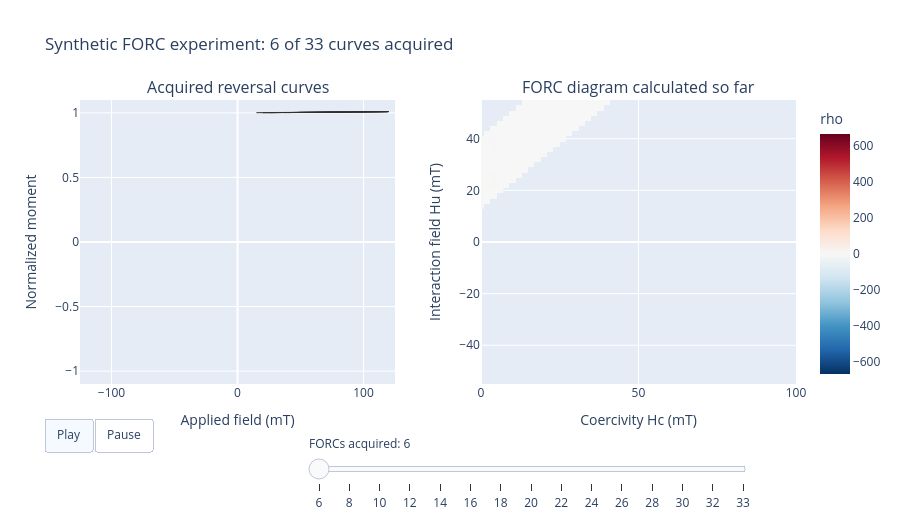

Here is the notebook cell this chart was saved with:
### Markdown cell above
## Interactive synthetic FORC experiment

Use **Play** or the slider below to step through a synthetic FORC acquisition. The left panel adds measured reversal curves in acquisition order. For every animation frame, the right panel recalculates the local quadratic regression using only the curves acquired up to that point; it is not simply revealing a finished image. As progressively lower reversal fields are measured, the supported area in $(H_c,H_u)$ space expands and the two synthetic coercivity populations become resolved.

The synthetic sample is an ensemble of rectangular hysterons with two coercivity populations and a narrow distribution of bias fields. A dense ensemble, 2 mT field sampling, and low synthetic measurement noise keep the curves smooth so the acquisition geometry is easy to see. It is deliberately simple: the animation explains sampling geometry and numerical construction, not the full physics of interacting natural particles.

### Code cell
from pathlib import Path
import sys

import numpy as np
import plotly.graph_objects as go
from plotly.subplots import make_subplots

from pmagpy import forc

notebook_dir = Path.cwd()
if notebook_dir.name != "FORC_notebooks":
    candidate = notebook_dir / "FORC_notebooks"
    if candidate.exists():
        notebook_dir = candidate
pmag_checkout = notebook_dir.parents[1] / "PmagPy"
if pmag_checkout.exists():
    sys.path.insert(0, str(pmag_checkout))


def make_synthetic_forcs(random_seed=7, n_hysterons=12000, noise_std=0.0005):
    '''Create smooth, lightly noise-perturbed two-component synthetic FORCs.'''
    rng = np.random.default_rng(random_seed)
    first_count = int(0.68 * n_hysterons)
    coercivity = np.concatenate([
        rng.normal(0.028, 0.005, first_count),
        rng.normal(0.057, 0.008, n_hysterons - first_count),
    ])
    coercivity = np.clip(coercivity, 0.006, None)
    bias = rng.normal(0.0, 0.007, n_hysterons)
    down_switch = bias - coercivity
    up_switch = bias + coercivity

    reversal_fields = np.linspace(0.04, -0.12, 33)
    fields, moments, curves, sequences = [], [], [], []
    for curve_number, reversal in enumerate(reversal_fields):
        field = np.arange(reversal, 0.1201, 0.002)
        switched_down = reversal <= down_switch
        state = np.where(
            switched_down[:, None] & (field[None, :] < up_switch[:, None]),
            -1.0,
            1.0,
        )
        moment = state.mean(axis=0) + 0.08 * field
        moment += rng.normal(0.0, noise_std, moment.size)
        fields.append(field)
        moments.append(moment)
        curves.append(np.full(field.size, curve_number, dtype=int))
        sequences.append(np.full(field.size, curve_number, dtype=float))

    return forc.ForcData(
        field=np.concatenate(fields),
        moment=np.concatenate(moments),
        curve=np.concatenate(curves),
        reversal_field=reversal_fields,
        sequence=np.concatenate(sequences),
        curve_sequence=np.arange(reversal_fields.size, dtype=float),
        calibration_field=np.array([], dtype=float),
        calibration_moment=np.array([], dtype=float),
        calibration_sequence=np.array([], dtype=float),
        metadata={},
        source="synthetic two-component hysteron ensemble",
    )


def subset_synthetic_forcs(data, curve_count):
    '''Return the first curve_count FORCs with contiguous curve identifiers.'''
    keep = data.curve < int(curve_count)
    return forc.ForcData(
        field=data.field[keep],
        moment=data.moment[keep],
        curve=data.curve[keep],
        reversal_field=data.reversal_field[:curve_count],
        sequence=data.sequence[keep],
        curve_sequence=data.curve_sequence[:curve_count],
        calibration_field=np.array([], dtype=float),
        calibration_moment=np.array([], dtype=float),
        calibration_sequence=np.array([], dtype=float),
        metadata={},
        source=data.source,
    )


def combined_curve_trace(data):
    '''Combine separate reversal curves into one Plotly trace using gaps.'''
    field, moment = [], []
    for curve_number in range(data.n_curves):
        select = data.curve == curve_number
        field.extend((data.field[select] * 1e3).tolist() + [None])
        moment.extend(data.moment[select].tolist() + [None])
    return field, moment


synthetic = make_synthetic_forcs()
frame_counts = list(range(6, synthetic.n_curves + 1, 2))
if frame_counts[-1] != synthetic.n_curves:
    frame_counts.append(synthetic.n_curves)

animation_results = []
for curve_count in frame_counts:
    partial = subset_synthetic_forcs(synthetic, curve_count)
    result = forc.calculate_forc(
        partial,
        method="variforc",
        sc0=4,
        sc1=8,
        sb0=4,
        sb1=8,
        lambda_c=0.05,
        lambda_b=0.05,
        output_step=1,
        error_method=None,
    )
    animation_results.append((partial, result))

final_rho = animation_results[-1][1].rho
color_limit = float(np.nanpercentile(np.abs(final_rho[np.isfinite(final_rho)]), 99))


def animation_frame_data(partial, result):
    '''Create the raw-curve and calculated-rho traces for one frame.'''
    field, moment = combined_curve_trace(partial)
    return [
        go.Scatter(x=field, y=moment, mode="lines", line=dict(color="#303030", width=1)),
        go.Heatmap(
            x=result.hc[0, :] * 1e3,
            y=result.hu[:, 0] * 1e3,
            z=result.rho,
            colorscale="RdBu_r",
            zmin=-color_limit,
            zmax=color_limit,
            zmid=0,
            colorbar=dict(title="rho"),
        ),
    ]


first_partial, first_result = animation_results[0]
figure = make_subplots(
    rows=1,
    cols=2,
    subplot_titles=("Acquired reversal curves", "FORC diagram calculated so far"),
    horizontal_spacing=0.12,
)
first_traces = animation_frame_data(first_partial, first_result)
figure.add_trace(first_traces[0], row=1, col=1)
figure.add_trace(first_traces[1], row=1, col=2)

figure.frames = [
    go.Frame(
        name=str(curve_count),
        data=animation_frame_data(partial, result),
        traces=[0, 1],
        layout=go.Layout(title_text=f"Synthetic FORC experiment: {curve_count} of {synthetic.n_curves} curves acquired"),
    )
    for curve_count, (partial, result) in zip(frame_counts, animation_results)
]

figure.update_layout(
    title=f"Synthetic FORC experiment: {frame_counts[0]} of {synthetic.n_curves} curves acquired",
    height=520,
    showlegend=False,
    updatemenus=[dict(
        type="buttons",
        direction="left",
        x=0.1,
        y=-0.12,
        buttons=[
            dict(label="Play", method="animate", args=[None, {"frame": {"duration": 280, "redraw": True}, "fromcurrent": True}]),
            dict(label="Pause", method="animate", args=[[None], {"frame": {"duration": 0, "redraw": False}, "mode": "immediate"}]),
        ],
    )],
    sliders=[dict(
        active=0,
        x=0.32,
        y=-0.10,
        len=0.62,
        currentvalue=dict(prefix="FORCs acquired: "),
        steps=[
            dict(label=str(count), method="animate", args=[[str(count)], {"mode": "immediate", "frame": {"duration": 0, "redraw": True}}])
            for count in frame_counts
        ],
    )],
)
figure.update_xaxes(title_text="Applied field (mT)", range=[-125, 125], row=1, col=1)
figure.update_yaxes(title_text="Normalized moment", range=[-1.1, 1.1], row=1, col=1)
figure.update_xaxes(title_text="Coercivity Hc (mT)", range=[0, 100], row=1, col=2)
figure.update_yaxes(title_text="Interaction field Hu (mT)", range=[-55, 55], row=1, col=2)
figure.show()

### Figure 1 — Plotly figure (JSON) as saved in the notebook; plotly's stock layout.template omitted (floating-point values rounded to 4 significant figures; data arrays with more than 128 entries replaced by an {"elided": "..."} marker saying what was removed)
{"data": [{"line": {"color": "#303030", "width": 1}, "mode": "lines", "type": "scatter", "x": {"elided": "288 float values"}, "xaxis": "x", "y": {"elided": "288 float values"}, "yaxis": "y"}, {"colorbar": {"title": {"text": "rho"}}, "colorscale": [[0.0, "rgb(5,48,97)"], [0.1, "rgb(33,102,172)"], [0.2, "rgb(67,147,195)"], [0.3, "rgb(146,197,222)"], [0.4, "rgb(209,229,240)"], [0.5, "rgb(247,247,247)"], [0.6, "rgb(253,219,199)"], [0.7, "rgb(244,165,130)"], [0.8, "rgb(214,96,77)"], [0.9, "rgb(178,24,43)"], [1.0, "rgb(103,0,31)"]], "type": "heatmap", "x": [0.0, 2.0, 4.0, 6.0, 8.0, 10.0, 12.0, 14.0, 16.0, 18.0, 20.0, 22.0, 24.0, 26.0, 28.0, 30.0, 32.0, 34.0, 36.0, 38.0, 40.0, 42.0, 44.0, 46.0, 48.0, 50.0, 52.0], "xaxis": "x2", "y": [14.0, 16.0, 18.0, 20.0, 22.0, 24.0, 26.0, 28.0, 30.0, 32.0, 34.0, 36.0, 38.0, 40.0, 42.0, 44.0, 46.0, 48.0, 50.0, 52.0, 54.0, 56.0, 58.0, 60.0, 62.0, 64.0, 66.0, 68.0, 70.0, 72.0, 74.0, 76.0, 78.0, 80.0], "yaxis": "y2", "z": {"elided": "34x27 float values"}, "zmax": 667.5, "zmid": 0, "zmin": -667.5}], "layout": {"annotations": [{"font": {"size": 16}, "showarrow": false, "text": "Acquired reversal curves", "x": 0.22, "xanchor": "center", "xref": "paper", "y": 1.0, "yanchor": "bottom", "yref": "paper"}, {"font": {"size": 16}, "showarrow": false, "text": "FORC diagram calculated so far", "x": 0.78, "xanchor": "center", "xref": "paper", "y": 1.0, "yanchor": "bottom", "yref": "paper"}], "height": 520, "showlegend": false, "sliders": [{"active": 0, "currentvalue": {"prefix": "FORCs acquired: "}, "len": 0.62, "steps": [{"args": [["6"], {"frame": {"duration": 0, "redraw": true}, "mode": "immediate"}], "label": "6", "method": "animate"}, {"args": [["8"], {"frame": {"duration": 0, "redraw": true}, "mode": "immediate"}], "label": "8", "method": "animate"}, {"args": [["10"], {"frame": {"duration": 0, "redraw": true}, "mode": "immediate"}], "label": "10", "method": "animate"}, {"args": [["12"], {"frame": {"duration": 0, "redraw": true}, "mode": "immediate"}], "label": "12", "method": "animate"}, {"args": [["14"], {"frame": {"duration": 0, "redraw": true}, "mode": "immediate"}], "label": "14", "method": "animate"}, {"args": [["16"], {"frame": {"duration": 0, "redraw": true}, "mode": "immediate"}], "label": "16", "method": "animate"}, {"args": [["18"], {"frame": {"duration": 0, "redraw": true}, "mode": "immediate"}], "label": "18", "method": "animate"}, {"args": [["20"], {"frame": {"duration": 0, "redraw": true}, "mode": "immediate"}], "label": "20", "method": "animate"}, {"args": [["22"], {"frame": {"duration": 0, "redraw": true}, "mode": "immediate"}], "label": "22", "method": "animate"}, {"args": [["24"], {"frame": {"duration": 0, "redraw": true}, "mode": "immediate"}], "label": "24", "method": "animate"}, {"args": [["26"], {"frame": {"duration": 0, "redraw": true}, "mode": "immediate"}], "label": "26", "method": "animate"}, {"args": [["28"], {"frame": {"duration": 0, "redraw": true}, "mode": "immediate"}], "label": "28", "method": "animate"}, {"args": [["30"], {"frame": {"duration": 0, "redraw": true}, "mode": "immediate"}], "label": "30", "method": "animate"}, {"args": [["32"], {"frame": {"duration": 0, "redraw": true}, "mode": "immediate"}], "label": "32", "method": "animate"}, {"args": [["33"], {"frame": {"duration": 0, "redraw": true}, "mode": "immediate"}], "label": "33", "method": "animate"}], "x": 0.32, "y": -0.1}], "title": {"text": "Synthetic FORC experiment: 6 of 33 curves acquired"}, "updatemenus": [{"buttons": [{"args": [null, {"frame": {"duration": 280, "redraw": true}, "fromcurrent": true}], "label": "Play", "method": "animate"}, {"args": [[null], {"frame": {"duration": 0, "redraw": false}, "mode": "immediate"}], "label": "Pause", "method": "animate"}], "direction": "left", "type": "buttons", "x": 0.1, "y": -0.12}], "xaxis": {"anchor": "y", "domain": [0.0, 0.44], "range": [-125, 125], "title": {"text": "Applied field (mT)"}}, "xaxis2": {"anchor": "y2", "domain": [0.56, 1.0], "range": [0, 100], "title": {"text": "Coercivity Hc (mT)"}}, "yaxis": {"anchor": "x", "domain": [0.0, 1.0], "range": [-1.1, 1.1], "title": {"text": "Normalized moment"}}, "yaxis2": {"anchor": "x2", "domain": [0.0, 1.0], "range": [-55, 55], "title": {"text": "Interaction field Hu (mT)"}}}}
